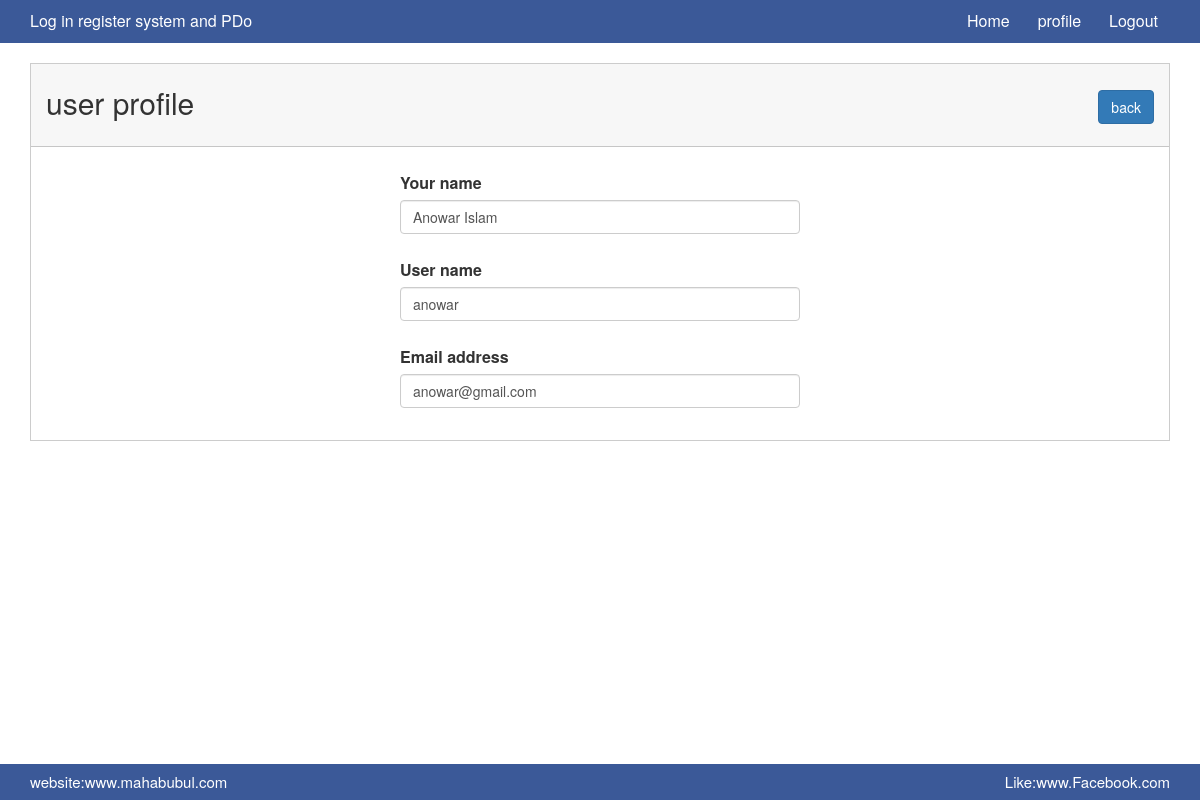
The page /profile.php?id=24 (signed in) on the database its author committed.
### tables this page shows
CREATE TABLE `log_tbl` (
  `id` int(1) NOT NULL,
  `name` varchar(200) NOT NULL,
  `user_name` varchar(100) NOT NULL,
  `gmail_address` varchar(200) NOT NULL,
  `password` varchar(100) NOT NULL
);

### profile.php (called while the page is built, shortened)
<?php
    include './master_inner.php';

### classes/Database.php (called while the page is built, shortened)
<?php
    abstract class dBase{
        public function __construct() {
                    $host_name="localhost";
                    $user_name="root";
                    $password="";
                    $db_name="facebook_log_system";
                    try {
                            $this->pdo = new PDO("mysql:host=$host_name;dbname=$db_name",$user_name, $password);
                    } catch (PDOException$exc) {
                        echo $exc->getMessage();
                    }
        }
    }
  ?>

### classes/login_data.php (called while the page is built, shortened)
<?php
     class log_user extends dBase{
            private  $table="log_tbl ";
          public function select_data_id($log_id){
             $user_info= $this->pdo->prepare(" select * from $this->table where id='$log_id' ");
             $user_info->execute();
             $result= $user_info->fetch(PDO::FETCH_ASSOC);
               return  $result;
          }
     }
?>

### pages/profile_content.php (the view, shortened to what this page needs)
<?php
        $obj_user= new log_user();
          $log_id= $_GET['id'];
        $result=$obj_user->select_data_id($log_id);
?>
<div class="container">
    <div class="design-area">
        <div class="row">
            <div class="col-md-12">
                <div class="row up-area">
                    <div class="col-md-6">
                        <h3>user profile</h3>
                    </div>
                    <div class="col-md-6">
                        <div class="right">
                            <h3><a class="btn btn-primary" href="master_inner.php">back</a></h3>
                        </div>
                    </div>
                </div>
                <div class="row">
                    <div class="col-md-12">
                        <form action="" method="post">
                            <div class="form-group">
                                <label for="name"> Your name</label>
                                <input type="text" id="name" name="name"    value="<?php  echo $result['name']?>" class="form-control"  />
                            </div>
                            <div class="form-group">
                                <label for="User-name"> User name</label>
                                <input type="text" id="User-name" name="user_name"   value="<?php  echo $result['user_name']?>" class="form-control"   />
                            </div>
                            <div class="form-group">
                                <label for="email"> Email address</label>
                                <input type="text" id="email"   name="gmail_address" value="<?php  echo $result['gmail_address']?>"   class="form-control" >
                            </div>
                        </form>
                    </div>
                </div>
            </div>
        </div>
    </div>
</div>

### assets/css/style.css (style rules this page uses)
body { margin: 0; padding: 0; }
h1,h2,h3,h4 { margin: 0; }
.mainArea .up-area { background: #f7f7f7 none repeat scroll 0 0; border-bottom: 1px solid rgba(0, 0, 0, 0.2); margin: auto; padding: 22px 0; width: 1138px; }
.design-area { border: 1px solid rgba(0, 0, 0, 0.2); padding-bottom: 17px; }
.mainArea .up-area h3 { font-size: 30px; }
.mainArea .up-area .right { float: right }
.mainArea form { width:400px; margin: auto; }
.mainArea form .form-group { margin-top: 25px; }
.mainArea form .form-group label { font-size: 16px }
.mainArea form .form-group input { width: 400px }

### rows shown on the page
log_tbl: name "Anowar Islam", user_name "anowar", gmail_address "anowar@gmail.com"
